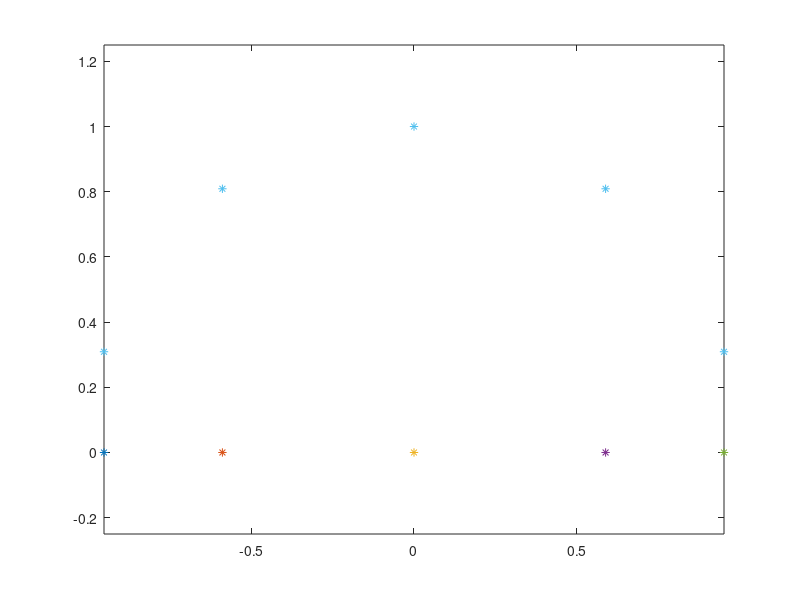

The MATLAB script that drew this image:
n=input('numero nodi=');
xcheb=-cos((1:2:2*n-1)*pi/(2*n));
step_nodi=diff(xcheb);
ycheb=sqrt(1-xcheb.^2);
plot(xcheb,0,'*',xcheb,ycheb,'*');
axis equal;